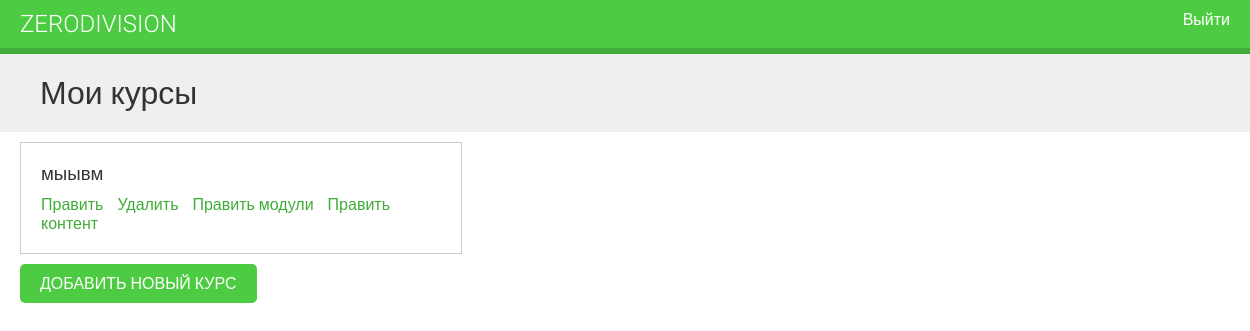
The app's page /course/mine/ (signed in), older data.
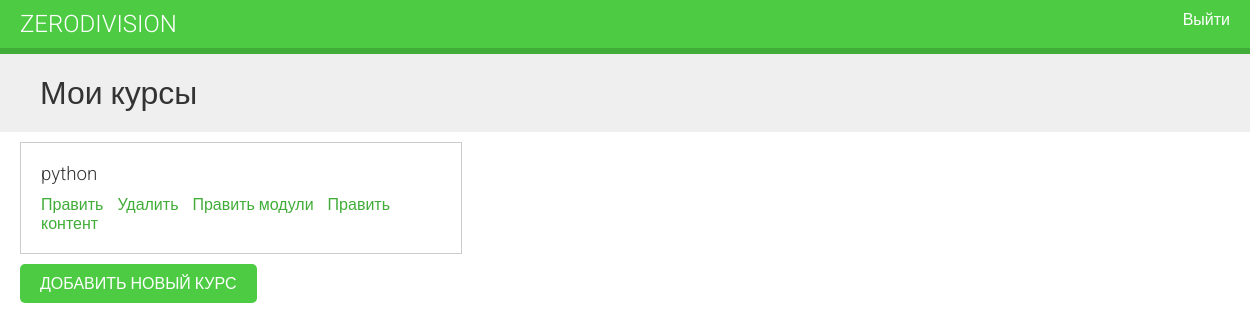
The same page, newer data.
### courses/models.py (models this page shows, shortened)
class Course(models.Model):
    owner = models.ForeignKey(User,
                              related_name='courses_created',
                              on_delete=models.CASCADE)
    subject = models.ForeignKey(Subject,
                                related_name='courses',
                                on_delete=models.CASCADE)
    title = models.CharField(max_length=200)
    slug = models.SlugField(max_length=200, unique=True)
    overview = models.TextField()
    created = models.DateTimeField(auto_now_add=True)
    students = models.ManyToManyField(User,
                                      related_name='courses_joined',
                                      blank=True)
    class Meta:
        ordering = ['-created']

### courses/views.py (the view)
class ManageCourseListView(ListView):
    model = Course
    template_name = 'courses/manage/course/list.html'
    def get_queryset(self):
        qs = super(ManageCourseListView, self).get_queryset()
        return qs.filter(owner=self.request.user)

### courses/templates/courses/manage/course/list.html (shortened to what this page needs)
{% extends "base.html" %}
{% block content %}
  <h1>Мои курсы</h1>
  <div class="module">
    {% for course in object_list %}
      <div class="course-info">
        <h3>{{ course.title }}</h3>
        <p>
          <a href="{% url "courses:course_edit" course.id %}">Править</a>
          <a href="{% url "courses:course_delete" course.id %}">Удалить</a>
          <a href="{% url "courses:course_module_update" course.id %}">Править модули</a>
          {% if course.modules.count > 0 %}
            <a href="{% url "courses:module_content_list" course.modules.first.id %}">Править контент</a>
          {% endif %}
        </p>
      </div>
    {% empty %}
      <p>Вы не создали ни одного курса.</p>
    {% endfor %}
    <p>
      <a href="{% url "courses:course_create" %}" class="button">Добавить новый курс</a>
    </p>
  </div>
{% endblock %}

Row changes from the older to the newer data that the page shows:
removed Course: title "мыывм", shows "Править контент"
added Course: title "python", shows "Править контент"
